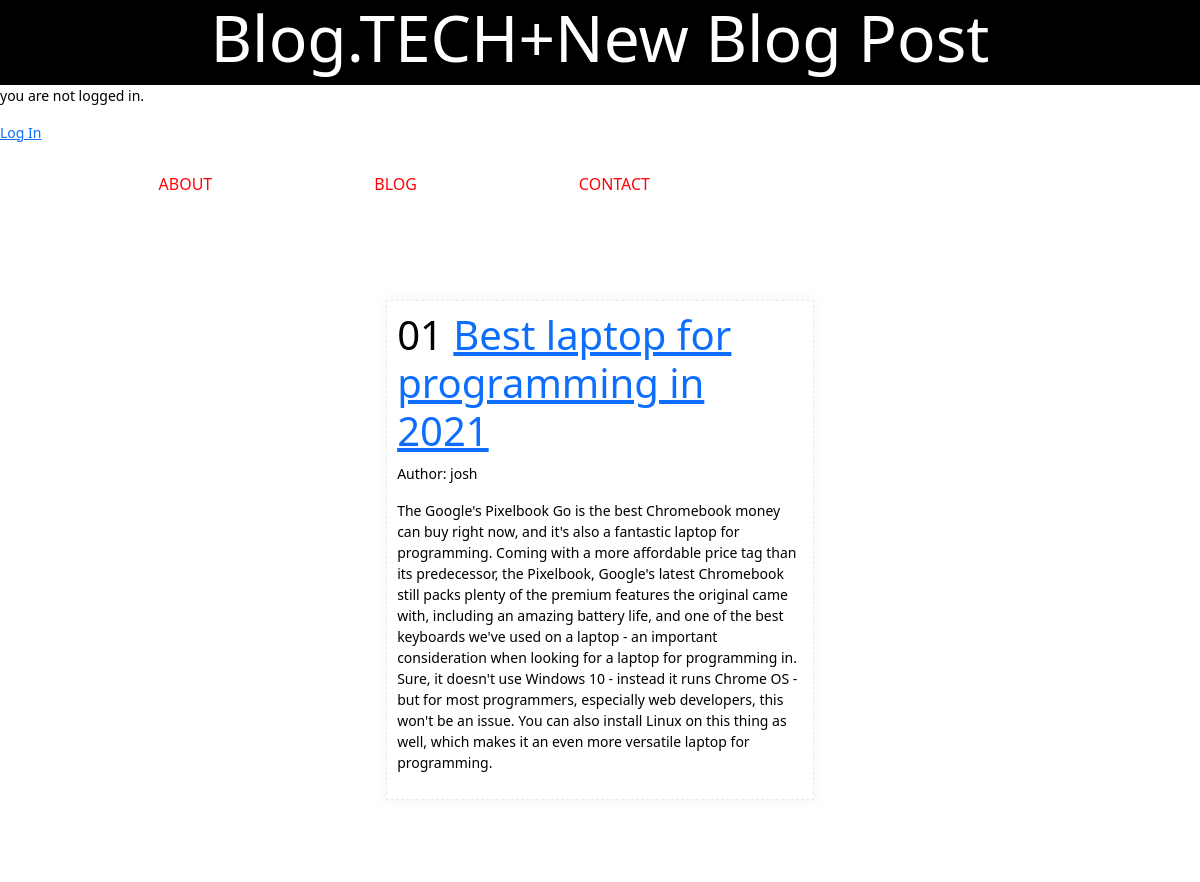
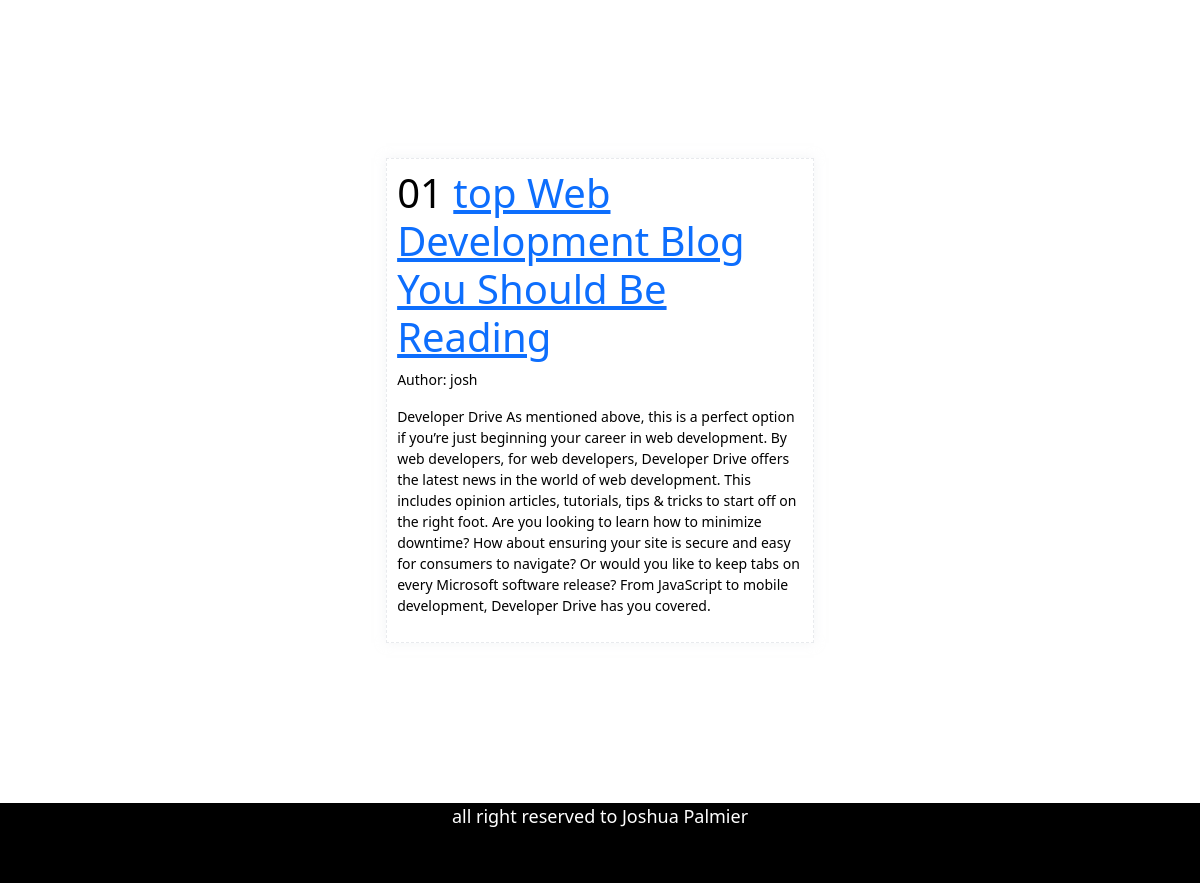
The page / on the database its author committed (2 pictures, top to bottom).
### newblog/models.py (models this page shows, shortened)
class Post(models.Model):
    title = models.CharField(max_length=200)
    author = models.ForeignKey('auth.User' , on_delete=models.CASCADE)
    body = models.TextField()

### newblog/views.py (the view)
# urls.py: path('',BlogListView.as_view(), name='home'),
class BlogListView(ListView):
    model =Post
    template_name ="home.html"
    context_object_name = "all_posts_list"

### templates/home.html (shortened to what this page needs)
{% extends 'base.html' %}
{% block content %}
<nav >
    <div class="nav-container">
    <ul>
        <li><a href="#">Contact</a></li>
        <li><a href="#">Blog</a></li>
        <li><a href="#">About</a></li>
      </ul>
    </div>
</nav>
  {%  for post in all_posts_list %}
  <div class="container">
      <div class="blogs" >
          <h1> 01
              <a href="{% url 'post_detail' post.pk %}">
                  {{ post.title }}</h1>
                <p> Author: {{ post.author }}  </p>
                <p>  {{ post.body }}  </p>
            </div>
        </div>
          {% endfor %}
    <footer>  all right reserved to Joshua Palmier</footer>
{% endblock content %}

### templates/base.html (shortened to what this page needs)
{% load static %}
<html>
    <head>
        <link href="https://cdn.jsdelivr.net/npm/bootstrap@5.1.0/dist/css/bootstrap.min.css" rel="stylesheet">
        <link href="{% static 'css/base.css' %}" rel="stylesheet" >
    </head>
    <body>
        <header>
            <h2>
                <a href="{% url 'home' %}"> Blog.TECH </a>
            </h2>
            <h2> <a href="{% url 'post_new'  %}"> +New Blog Post  </a>     </h2>
        </header>
        {% if user.is_authenticated %}
           <P>Hi, {{ user.username }}</P>
           <a href="{% url 'logout' %}">Log Out</a>
        {% else  %}
           <p>you are not logged in.</p>
           <a href="{% url 'login' %}"> Log In</a>
        {% endif %}
        {% block content %}
        {% endblock content %}
    </body>
</html

### static/css/base.css (style rules this page uses)
body { font-size: 14px; background-color:white; color:BLACK; }
header { display:flex; justify-content: center; background-color: rgb(0, 0, 0); }
header h2 a { color:white; font-size: 4rem; text-decoration:none; height:10rem; }
ul { list-style-type: none; margin-left: -24rem; padding: 5px; background-color: rgb(255, 255, 255); width:100%; }
li { float: right; margin-right:10rem; }
li a { display: block; color: rgb(253, 5, 5); text-align: center; padding: 1.5rem 1px; text-decoration: none; font-size:1rem; text-transform: uppercase; }
.blogs { margin-top:5rem; padding: 10px; width:38.33%; margin-bottom : 10rem; border: 1px dashed rgba(232, 234, 237, 1); box-shadow: 0 0 10px rgb(232 234 237 / 50%); }
.container { display: flex; flex-direction: row; justify-content: space-evenly; }
footer { background-color: black; height: 10vh; color:white; text-align: center; font-size: 18px; }

### rows shown on the page
Post: title "Best laptop for programming in 2021", author "josh", body "The Google's Pixelbook Go is the best Chromebook money can buy right now, and it's also a fantastic laptop for programming. Coming with a more affordable price tag than its predecessor, the Pixelbook, Google's latest Chromebook still packs plenty of the premium features the original came with, including an amazing battery life, and one of the best keyboards we've used on a laptop - an important consideration when looking for a laptop for programming in. Sure, it doesn't use Windows 10 - instead it runs Chrome OS - but for most programmers, especially web developers, this won't be an issue. You can also install Linux on this thing as well, which makes it an even more versatile laptop for…"
Post: title "top Web Development Blog You Should Be Reading", author "josh", body "Developer Drive As mentioned above, this is a perfect option if you’re just beginning your career in web development. By web developers, for web developers, Developer Drive offers the latest news in the world of web development. This includes opinion articles, tutorials, tips & tricks to start off on the right foot. Are you looking to learn how to minimize downtime? How about ensuring your site is secure and easy for consumers to navigate? Or would you like to keep tabs on every Microsoft software release? From JavaScript to mobile development, Developer Drive has you covered."
